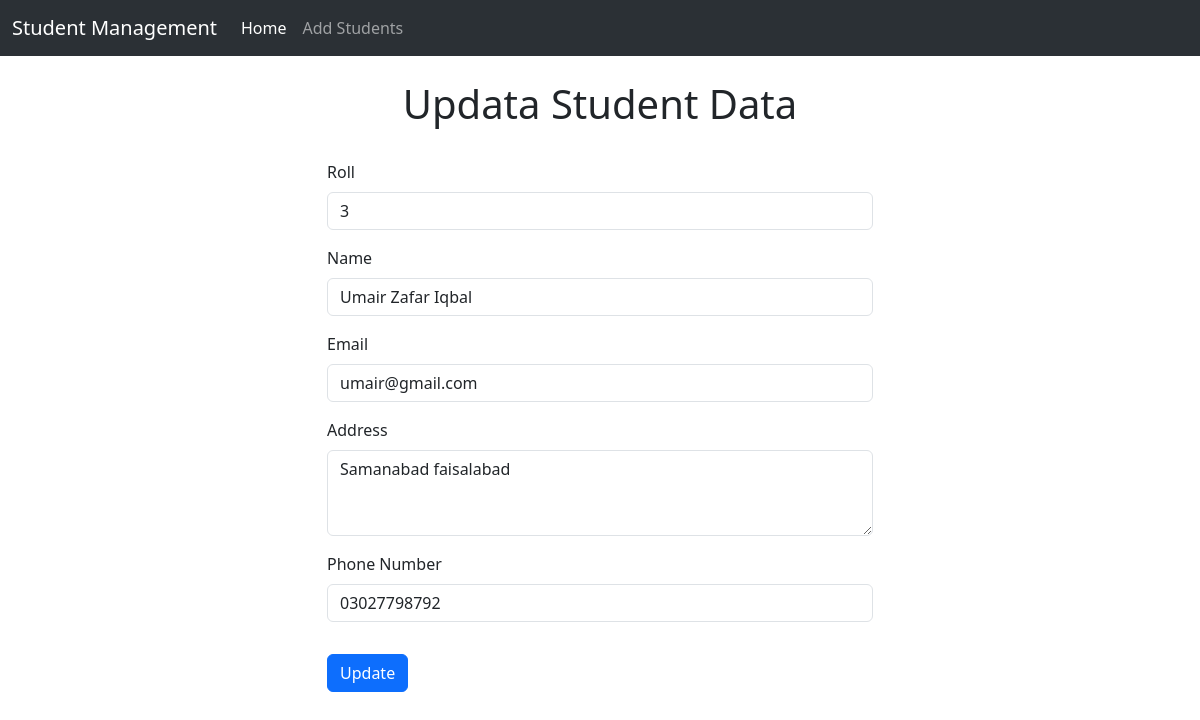
Page /std/std-update/4 on the committed database.
### std/models.py (models this page shows)
class Student(models.Model):
    roll = models.CharField(max_length=100)
    name = models.CharField(max_length=50)
    email = models.CharField(max_length=150)
    address = models.CharField(max_length=300)
    phone = models.CharField(max_length=11)

### std/views.py (the view)
# urls.py: path("std-update/<int:roll>", std_update),
def std_update(request, roll):
    std = Student.objects.get(pk=roll)
    return render(request, "std/update-std.html", {'std':std})

### templates/std/update-std.html (shortened to what this page needs)
<!doctype html>
<html lang="en">
  <head>
    <link href="https://cdn.jsdelivr.net/npm/bootstrap@5.3.3/dist/css/bootstrap.min.css" rel="stylesheet">
  </head>
  <body>
    {% include "std/navbar.html" %}
    <h1 class="text-center py-4">Updata Student Data</h1>
    <div class="container">
        <div class="row">
          <div class="col-md-6 offset-md-3">
        <form action=" {% url 'update_student' std.id  %}" method="POST">
            <div class="mb-3">
                <label for="exampleFormControlInput1" class="form-label">Roll</label>
                <input type="text" name="std_roll"  value="{{ std.roll }}" class="form-control" id="exampleFormControlInput1" placeholder="Enter Your Roll">
              </div>
              <div class="mb-3">
                <label for="exampleFormControlInput1" class="form-label">Name</label>
                <input type="text" name="std_name" value="{{ std.name }}" class="form-control" id="exampleFormControlInput1" placeholder="Enter Your Name">
              </div>
              <div class="mb-3">
                <label for="exampleFormControlInput1" class="form-label">Email </label>
                <input type="email" name="std_email" value="{{ std.email }}" class="form-control" id="exampleFormControlInput1" placeholder="name@example.com">
              </div>
              <div class="mb-3">
                <label for="exampleFormControlTextarea1" class="form-label">Address</label>
                <textarea class="form-control" name="std_address"  id="exampleFormControlTextarea1" rows="3">{{ std.address }}</textarea>
              </div>
              <div class="mb-3">
                <label for="exampleFormControlInput1" class="form-label">Phone Number</label>
                <input type="number" class="form-control" name="std_phone" value="{{ std.phone }}" id="exampleFormControlInput1" placeholder="Enter Your Phone Number">
              </div>
              <button type="submit" class="btn btn-primary mb-5 mt-3">Update</button>
        </div>
  </div>
    </div>
  </body>
</html>

### rows in the picture
Student: std_roll "3", std_name "Umair Zafar Iqbal", std_email "umair@gmail.com", std_address "Samanabad faisalabad", std_phone "03027798792"
